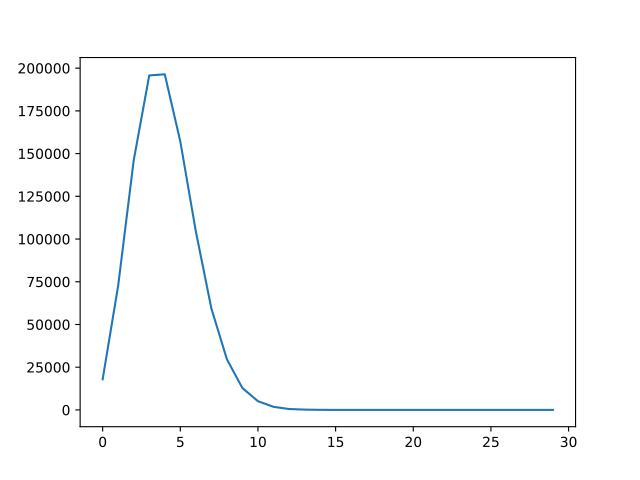

Here is the Python script that generated this plot:
# since starting a new engine really consume time, it's recommended to connect to a shared MATLAB session
# to shared the session in MATLAB GUI, just call this in MATLAB ------------------  `matlab.engine.shareEngine`
# I found that if there's no shared sessions, it will automatically create one and then delete, which really consume time (about 5s)

import os, math, random, time
import matplotlib.pyplot as plt

def main(point = 400, testfor = 1000000, err_rate = 0.01, plotfist = 30):
    cntcnt = [0 for i in range(point)]
    t = time.time()
    for i in range(testfor):
        if time.time() - t > 1:
            print(i)
            t = time.time()
        cnt = 0
        for j in range(point):
            if random.random() < err_rate:
                cnt += 1
        cntcnt[cnt] += 1
    plt.plot([i for i in range(plotfist)], cntcnt[:plotfist])
    plt.show()

if __name__ == '__main__':
    main()
